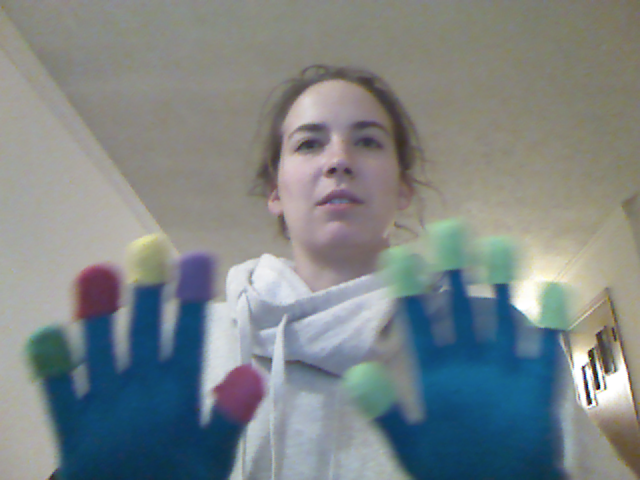
%> input picture MatlabColourTesting/Test1.ppm, 640 x 480 px
$ octave test_YCbCr.m   (GNU Octave 9; MATLAB toolbox functions it lacks are replaced by stand-ins)
%> lines starting %> are read from the running program, lines starting %| are printed output that depends on the picture
clear all;
close all;

A = imread('Test1.ppm');
%> A is the input picture: size 480x640x3 uint8; mean R, G, B 125.1, 133, 134.3
figure, imshow(A)
%> after `imshow(A)`:
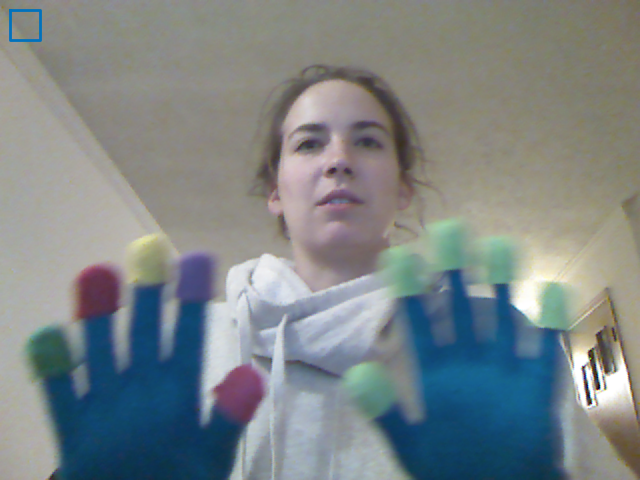
%> figure redrawn from the program's plot data
h = imrect(gca, [10 10 30 30]);
accepted_pos = wait(h)
x = accepted_pos(1);
y = accepted_pos(2);
roi = imcrop(A, [x y 30 30 ]);
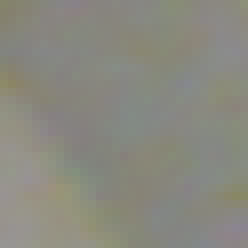
%> roi: size 31x31x3 uint8 (shown 8 times larger); mean R, G, B 137.3, 136.8, 127.2
figure, imshow(roi)

roi_ycbcr = rgb2ycbcr(roi);
%> roi_ycbcr: size 31x31x3 uint8; mean of channels 1, 2, 3 132.7, 123.7, 128.9

ycbcr = zeros(900, 3);

for i = 1:30
    for j = 1:30
        n = (i-1)*30 + j;
        ycbcr(n, :) = roi_ycbcr(i, j, :);
    end
end
%> after the loop, ycbcr = 900 rows, first 12: [127 117 130; 126 118 130; 128 119 130; 127 121 130; 129 122 129; 130 124 128; 130 126 128; 130 128 128; 130 129 130; 130 130 130; 129 128 131; 129 126 130]

$ run again, with MatlabColourTesting/Test2.ppm copied over MatlabColourTesting/Test1.ppm
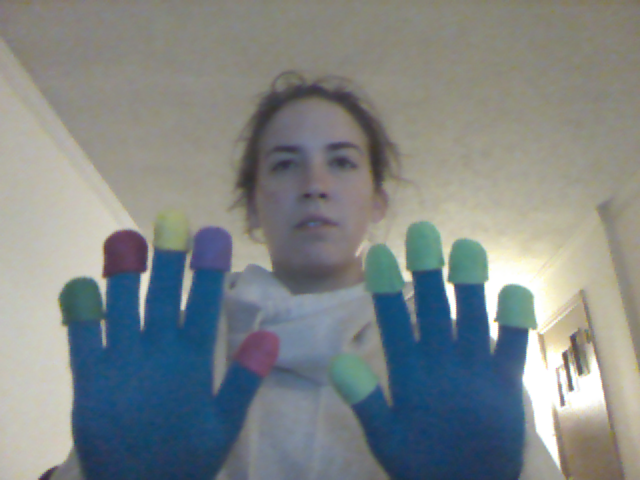
%> input picture MatlabColourTesting/Test2.ppm, 640 x 480 px
%> A is the input picture: size 480x640x3 uint8; mean R, G, B 127.1, 133.7, 134.2
%> `imshow(A)`:
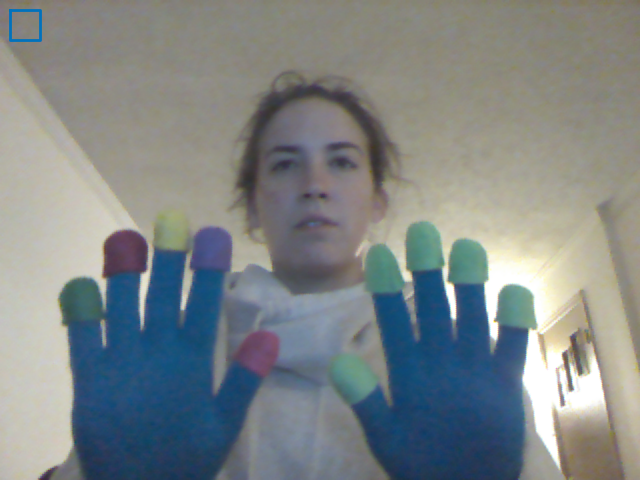
%> figure redrawn from the program's plot data
%> `roi = imcrop(A, [x y 30 30 ]);`:
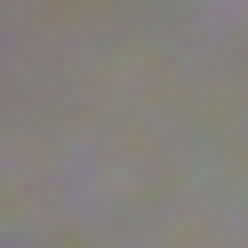
%> roi: size 31x31x3 uint8 (shown 8 times larger); mean R, G, B 132.4, 128.8, 122.8
%> roi_ycbcr: size 31x31x3 uint8; mean of channels 1, 2, 3 126.9, 124.8, 130
%> after the loop `for i = 1:30`: ycbcr = 900 rows, first 12: [123 124 130; 123 126 130; 125 124 130; 124 124 132; 124 124 132; 124 124 133; 123 122 134; 123 120 133; 123 121 133; 124 121 133; 125 120 132; 124 121 132]

$ run again, with MatlabColourTesting/Test3.ppm copied over MatlabColourTesting/Test1.ppm
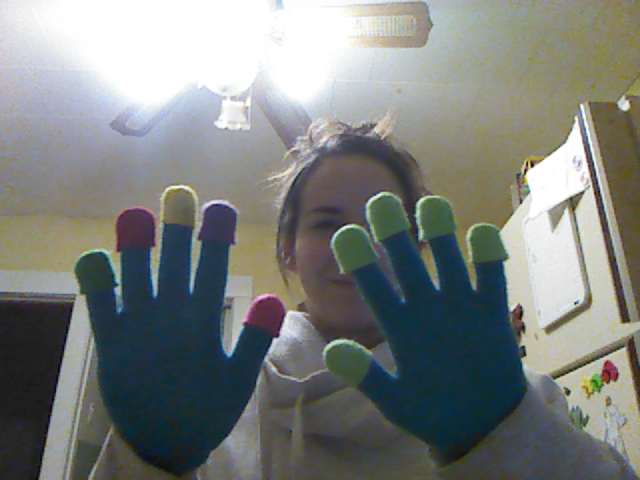
%> input picture MatlabColourTesting/Test3.ppm, 640 x 480 px
%> A is the input picture: size 480x640x3 uint8; mean R, G, B 123.8, 127.8, 125
%> `imshow(A)`:
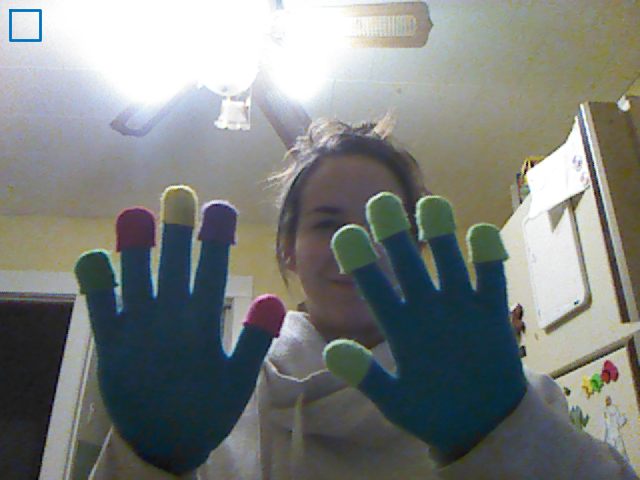
%> figure redrawn from the program's plot data
%> `roi = imcrop(A, [x y 30 30 ]);`:
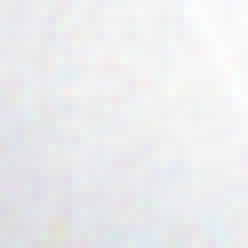
%> roi: size 31x31x3 uint8 (shown 8 times larger); mean R, G, B 236, 236.7, 238.6
%> roi_ycbcr: size 31x31x3 uint8; mean of channels 1, 2, 3 219.3, 128.9, 127.6
%> after the loop `for i = 1:30`: ycbcr = 900 rows, first 12: [218 129 128; 217 129 127; 216 130 128; 217 129 128; 220 128 128; 219 130 127; 219 129 127; 217 129 129; 217 131 130; 222 130 127; 223 128 128; 222 128 128]

$ run again, with MatlabColourTesting/Test4.ppm copied over MatlabColourTesting/Test1.ppm
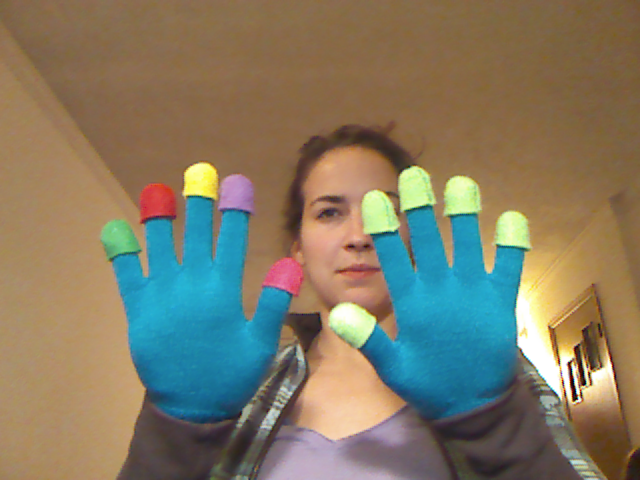
%> input picture MatlabColourTesting/Test4.ppm, 640 x 480 px
%> A is the input picture: size 480x640x3 uint8; mean R, G, B 129.5, 122.2, 101.1
%> `imshow(A)`:
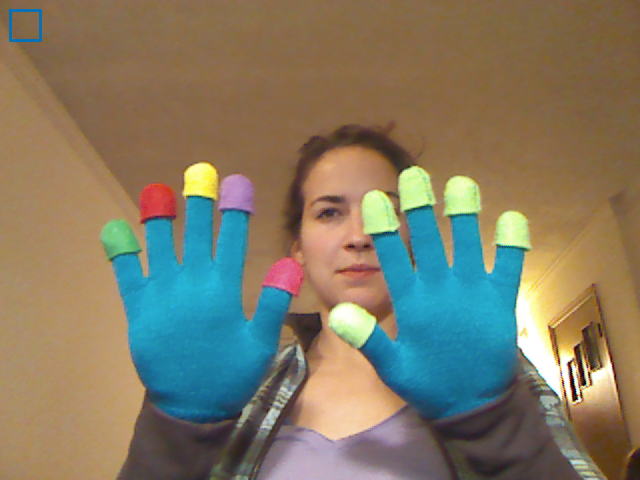
%> figure redrawn from the program's plot data
%> `roi = imcrop(A, [x y 30 30 ]);`:
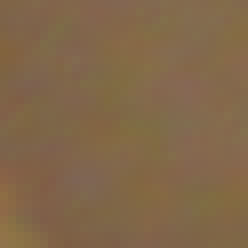
%> roi: size 31x31x3 uint8 (shown 8 times larger); mean R, G, B 129.5, 103, 73.3
%> roi_ycbcr: size 31x31x3 uint8; mean of channels 1, 2, 3 108.3, 111, 141.8
%> after the loop `for i = 1:30`: ycbcr = 900 rows, first 12: [106 111 142; 106 111 142; 107 111 141; 107 112 142; 109 112 141; 108 113 142; 107 113 143; 108 112 143; 109 112 142; 108 112 142; 108 113 143; 108 113 143]
